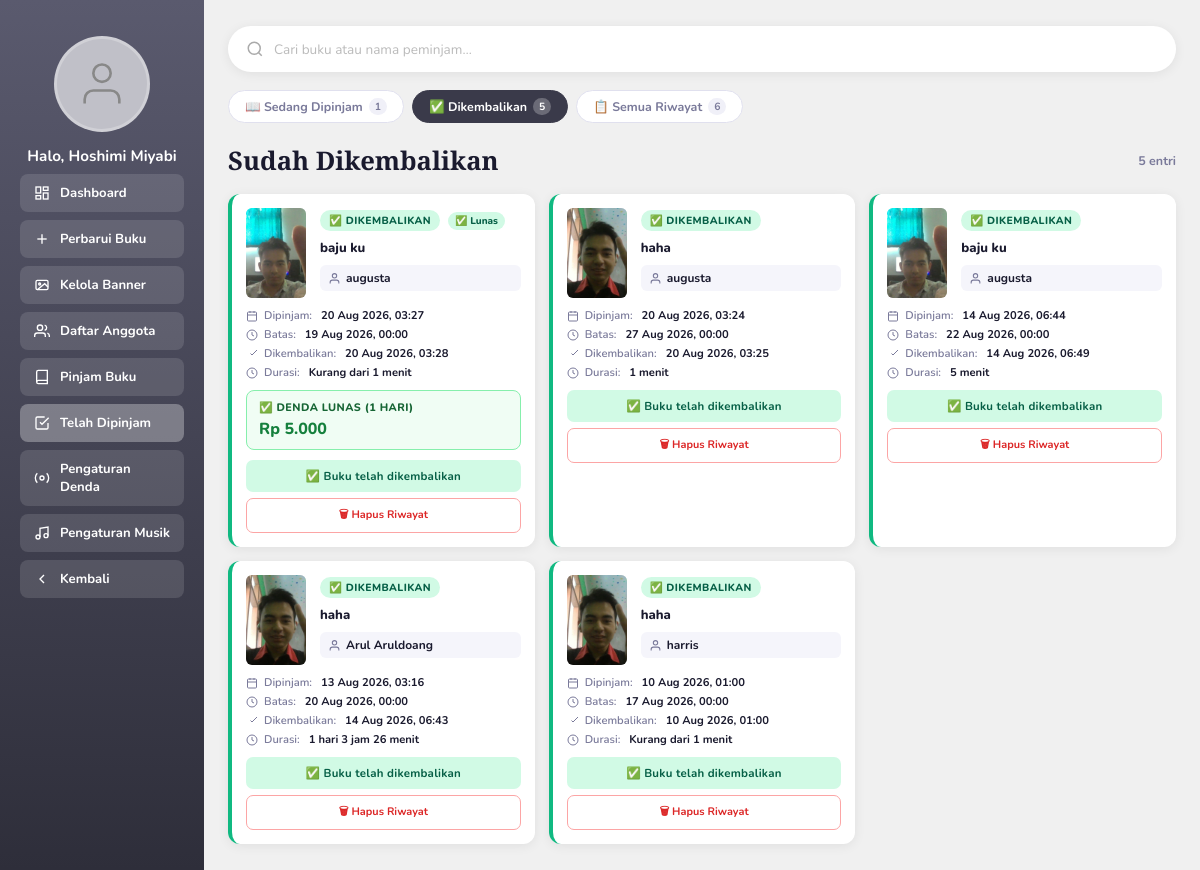
The app's page /telah_dipinjam.php?tab=dikembalikan (signed in), older data.
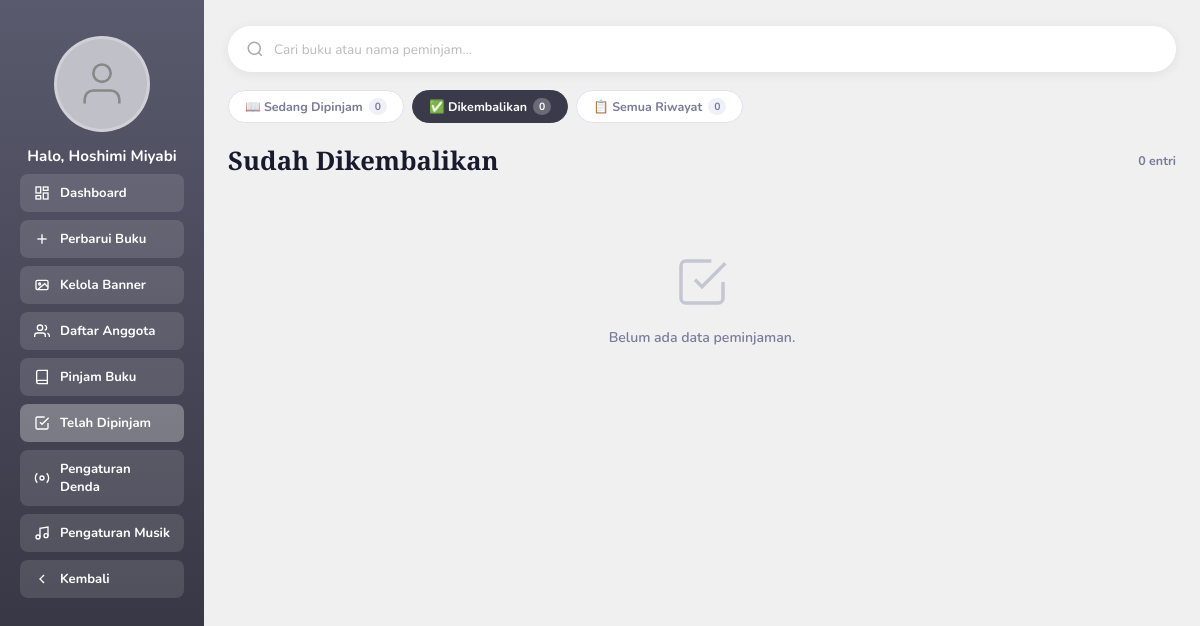
The same page, newer data.
### tables this page shows
CREATE TABLE `peminjaman` (
  `id` int NOT NULL,
  `buku_id` int NOT NULL,
  `user_id` int DEFAULT NULL,
  `nama_peminjam` varchar(150) NOT NULL,
  `waktu_pinjam` datetime NOT NULL DEFAULT CURRENT_TIMESTAMP,
  `batas_kembali` datetime NOT NULL,
  `waktu_kembali` datetime DEFAULT NULL,
  `terlambat_hari` int NOT NULL DEFAULT '0' COMMENT 'Jumlah hari keterlambatan',
  `denda` decimal(12,0) NOT NULL DEFAULT '0' COMMENT 'Total denda dalam rupiah',
  `status_denda` enum('tidak_ada','belum_bayar','lunas') NOT NULL DEFAULT 'tidak_ada' COMMENT 'Status pembayaran denda',
  `status` enum('dipinjam','dikembalikan') NOT NULL DEFAULT 'dipinjam',
  `created_at` timestamp NOT NULL DEFAULT CURRENT_TIMESTAMP
);

CREATE TABLE `buku` (
  `id` int NOT NULL,
  `judul` varchar(255) NOT NULL,
  `penulis` varchar(255) NOT NULL DEFAULT '',
  `isbn` varchar(50) NOT NULL DEFAULT '',
  `genre` varchar(100) NOT NULL DEFAULT '',
  `sinopsis` text,
  `stok` int NOT NULL DEFAULT '0',
  `gambar` varchar(500) NOT NULL DEFAULT '',
  `created_at` timestamp NULL DEFAULT CURRENT_TIMESTAMP,
  `updated_at` timestamp NULL DEFAULT CURRENT_TIMESTAMP ON UPDATE CURRENT_TIMESTAMP
);

### telah_dipinjam.php (the view, shortened to what the changed rows need)
<?php
require_once 'db.php';
mysqli_set_charset($conn, 'utf8mb4');
mysqli_query($conn, "SET time_zone = '+07:00'");
if (!function_exists('getSetting')) {
    function getSetting(mysqli $db, string $kunci, string $default = ''): string {
        $k   = mysqli_real_escape_string($db, $kunci);
        $res = mysqli_query($db, "SELECT nilai FROM pengaturan WHERE kunci='$k' LIMIT 1");
        $row = $res ? mysqli_fetch_assoc($res) : null;
        return $row ? $row['nilai'] : $default;
    }
}
$denda_aktif    = getSetting($conn, 'denda_aktif',    '1') === '1';
$denda_per_hari = (int)getSetting($conn, 'denda_per_hari', '1000');
$tab = match($_GET['tab'] ?? 'dipinjam') {
    'dikembalikan' => 'dikembalikan',
    'riwayat'      => 'riwayat',
    default        => 'dipinjam',
};
$search  = trim($_GET['q'] ?? '');
$where_status = match($tab) {
    'dipinjam'     => "p.status = 'dipinjam'",
    'dikembalikan' => "p.status = 'dikembalikan'",
    default        => '1=1',
};
$where_search = '';
$sql = "SELECT p.*, b.judul, b.penulis, b.gambar, b.genre,
               u.no_hp AS anggota_no_hp, u.email AS anggota_email,
               rl.wa_terkirim AS wa_terkirim_hari_ini
        FROM peminjaman p
        INNER JOIN buku b ON b.id = p.buku_id
        LEFT JOIN users u ON u.id = p.user_id
        LEFT JOIN reminder_log rl ON rl.peminjaman_id = p.id AND rl.tanggal = CURDATE()
        WHERE $where_status $where_search
        ORDER BY p.waktu_pinjam DESC";
$pem_list = [];
$res = mysqli_query($conn, $sql);
while ($row = mysqli_fetch_assoc($res)) {
    $pem_list[] = $row;
}
$total_tab = count($pem_list);
$cnt = [];
foreach (['dipinjam', 'dikembalikan'] as $st) {
    $r = mysqli_query($conn,
        "SELECT COUNT(*) AS c FROM peminjaman p
         INNER JOIN buku b ON b.id = p.buku_id
         WHERE p.status='$st'"
    );
    $cnt[$st] = (int)(mysqli_fetch_assoc($r)['c'] ?? 0);
}
$cnt['riwayat'] = $cnt['dipinjam'] + $cnt['dikembalikan'];
$colors = ['col-a','col-b','col-c','col-d','col-e','col-f','col-g','col-h'];
function durasiHuman(string $dari, string $ke): string {
    $dt1 = new DateTimeImmutable($dari);
    $dt2 = new DateTimeImmutable($ke);
    $diff = $dt1->diff($dt2);
    $parts = [];
    if ($diff->days >= 1) $parts[] = $diff->days . ' hari';
    if ($diff->h   >= 1) $parts[] = $diff->h . ' jam';
    if ($diff->i   >= 1) $parts[] = $diff->i . ' menit';
    return implode(' ', $parts) ?: 'Kurang dari 1 menit';
}
?>
<!DOCTYPE html>
<html lang="id">
<head>
</head>
<body>
<main class="main">
  <div id="searchResultArea">
  <div class="tab-bar">
    <?php
    $tabs = [
      'dipinjam'     => ['label' => '📖 Sedang Dipinjam'],
      'dikembalikan' => ['label' => '✅ Dikembalikan'],
      'riwayat'      => ['label' => '📋 Semua Riwayat'],
    ];
    foreach ($tabs as $key => $data):
      $active = $tab === $key ? 'active' : '';
      $href   = 'telah_dipinjam.php?tab=' . $key . ($search ? '&q=' . urlencode($search) : '');
    ?>
    <a href="<?= $href ?>" class="tab-btn <?= $active ?>">
      <?= $data['label'] ?>
      <span class="tab-count"><?= $cnt[$key] ?></span>
    </a>
    <?php endforeach; ?>
  </div>
  <div class="content-header">
    <div class="content-title">
      <?= match($tab) { 'dipinjam' => 'Sedang Dipinjam', 'dikembalikan' => 'Sudah Dikembalikan', default => 'Semua Riwayat' } ?>
    </div>
    <span style="font-size:.78rem;color:var(--muted);font-weight:700;"><?= $total_tab ?> entri</span>
  </div>
  <?php if (empty($pem_list)): ?>
  <div class="empty-state">
    <svg viewBox="0 0 24 24" fill="none" stroke="currentColor" stroke-width="1.5"><path d="M9 11l3 3L22 4"/><path d="M21 12v7a2 2 0 0 1-2 2H5a2 2 0 0 1-2-2V5a2 2 0 0 1 2-2h11"/></svg>
    <p><?= $search ? 'Tidak ada data yang cocok.' : 'Belum ada data peminjaman.' ?></p>
  </div>
  <?php else: ?>
  <div class="pem-grid">
    <?php foreach ($pem_list as $i => $pem):
      $isDipinjam  = $pem['status'] === 'dipinjam';
      $sisa        = $isDipinjam ? sisaWaktu($pem['batas_kembali']) : null;
      $isTerlambat = $sisa['terlambat'] ?? false;
      $preview_denda = 0;
      $waLink  = '';
      $waSudahDikirim = (int)($pem['wa_terkirim_hari_ini'] ?? 0) === 1;
      $denda_sudah    = (int)($pem['denda'] ?? 0);
      $status_denda   = $pem['status_denda'] ?? 'tidak_ada';
      $terlambat_hari_sudah = (int)($pem['terlambat_hari'] ?? 0);
      $cardClass = '';
      if ($isDipinjam) {
          $cardClass = $isTerlambat ? 'terlambat' : '';
      } else {
          if ($denda_sudah > 0 && $status_denda === 'belum_bayar') $cardClass = 'ada-denda';
          else $cardClass = 'dikembalikan';
      }
      $col     = $colors[$i % count($colors)];
      $wKembali = $pem['waktu_kembali'] ?? date('Y-m-d H:i:s');
      $durasi  = durasiHuman($pem['waktu_pinjam'], $isDipinjam ? date('Y-m-d H:i:s') : $wKembali);
    ?>
    <div class="pem-card <?= $cardClass ?>">
      <div class="pem-card-top">
        <div class="pem-thumb <?= ($pem['gambar'] && file_exists($pem['gambar'])) ? '' : $col ?>">
          <?php if ($pem['gambar'] && file_exists($pem['gambar'])): ?>
            <img src="<?= htmlspecialchars($pem['gambar']) ?>" alt="cover"/>
          <?php else: ?>
            <svg viewBox="0 0 24 24" fill="none" stroke="#fff" stroke-width="1.2" opacity=".6"><path d="M4 19.5A2.5 2.5 0 0 1 6.5 17H20"/><path d="M6.5 2H20v20H6.5A2.5 2.5 0 0 1 4 19.5v-15A2.5 2.5 0 0 1 6.5 2z"/></svg>
          <?php endif; ?>
        </div>
        <div class="pem-info">
          <?php if ($isDipinjam && $isTerlambat): ?>
            <span class="status-chip chip-terlambat">⚠ Terlambat</span>
          <?php elseif ($isDipinjam): ?>
            <span class="status-chip chip-dipinjam">📖 Dipinjam</span>
          <?php else: ?>
            <span class="status-chip chip-kembali">✅ Dikembalikan</span>
            <?php if ($denda_sudah > 0 && $status_denda === 'belum_bayar'): ?>
              <span class="denda-status-chip denda-chip-belum">⚠ Belum Bayar</span>
            <?php elseif ($denda_sudah > 0 && $status_denda === 'lunas'): ?>
              <span class="denda-status-chip denda-chip-lunas">✅ Lunas</span>
            <?php endif; ?>
          <?php endif; ?>
          <div class="pem-judul" title="<?= htmlspecialchars($pem['judul']) ?>"><?= htmlspecialchars($pem['judul']) ?></div>
          <div class="pem-peminjam">
            <svg viewBox="0 0 24 24" fill="none" stroke="currentColor" stroke-width="2"><path d="M20 21v-2a4 4 0 0 0-4-4H8a4 4 0 0 0-4 4v2"/><circle cx="12" cy="7" r="4"/></svg>
            <?= htmlspecialchars($pem['nama_peminjam']) ?>
          </div>
        </div>
      </div>
      <div class="pem-meta">
        <div class="pem-meta-row">
          <svg viewBox="0 0 24 24" fill="none" stroke="currentColor" stroke-width="2"><rect x="3" y="4" width="18" height="18" rx="2"/><path d="M16 2v4M8 2v4M3 10h18"/></svg>
          Dipinjam:&nbsp;<span class="pem-meta-val"><?= date('d M Y, H:i', strtotime($pem['waktu_pinjam'])) ?></span>
        </div>
        <div class="pem-meta-row">
          <svg viewBox="0 0 24 24" fill="none" stroke="currentColor" stroke-width="2"><circle cx="12" cy="12" r="10"/><path d="M12 6v6l4 2"/></svg>
          Batas:&nbsp;<span class="pem-meta-val"><?= date('d M Y, H:i', strtotime($pem['batas_kembali'])) ?></span>
        </div>
        <?php if ($isDipinjam && $sisa): ?>
        <div class="pem-meta-row" style="margin-top:2px;">
          <svg viewBox="0 0 24 24" fill="none" stroke="currentColor" stroke-width="2"><path d="M22 12h-4l-3 9L9 3l-3 9H2"/></svg>
          Sisa:&nbsp;<span class="sisa-badge <?= $isTerlambat ? 'sisa-terlambat' : 'sisa-ok' ?>"><?= htmlspecialchars($sisa['label']) ?></span>
        </div>
        <?php elseif (!$isDipinjam && $pem['waktu_kembali']): ?>
        <div class="pem-meta-row">
          <svg viewBox="0 0 24 24" fill="none" stroke="currentColor" stroke-width="2"><path d="M9 11l3 3L22 4"/></svg>
          Dikembalikan:&nbsp;<span class="pem-meta-val"><?= date('d M Y, H:i', strtotime($pem['waktu_kembali'])) ?></span>
        </div>
        <div class="pem-meta-row">
          <svg viewBox="0 0 24 24" fill="none" stroke="currentColor" stroke-width="2"><circle cx="12" cy="12" r="10"/><path d="M12 6v6l4 2"/></svg>
          Durasi:&nbsp;<span class="pem-meta-val"><?= htmlspecialchars($durasi) ?></span>
        </div>
        <?php endif; ?>
      </div>
      <?php if ($isDipinjam && $isTerlambat && $preview_denda > 0 && $denda_aktif): ?>
      <div class="denda-box preview">
        <div class="denda-title">⚠ Estimasi Denda Saat Ini</div>
        <div class="denda-nominal">Rp <?= number_format($preview_denda, 0, ',', '.') ?></div>
        <div class="denda-sub">Bertambah Rp <?= number_format($denda_per_hari, 0, ',', '.') ?>/hari sampai dikembalikan</div>
      </div>
      <?php elseif (!$isDipinjam && $denda_sudah > 0): ?>
      <div class="denda-box <?= $status_denda === 'lunas' ? 'lunas' : '' ?>">
        <div class="denda-title <?= $status_denda === 'lunas' ? 'no-denda' : '' ?>">
          <?= $status_denda === 'lunas' ? '✅ Denda Lunas' : '💰 Denda Keterlambatan' ?>
          <?= $terlambat_hari_sudah > 0 ? "($terlambat_hari_sudah hari)" : '' ?>
        </div>
        <div class="denda-nominal <?= $status_denda === 'lunas' ? 'no-denda' : '' ?>">
          Rp <?= number_format($denda_sudah, 0, ',', '.') ?>
        </div>
      </div>
      <?php endif; ?>
      <div class="pem-footer">
        <?php if ($isDipinjam): ?>
          <?php if ($isTerlambat): ?>
            <?php if ($waSudahDikirim): ?>
            <div class="wa-status-row">
              <span class="wa-status-sent">✅ WA sudah dikirim hari ini</span>
              <button type="button" class="btn-tandai-wa" onclick="tandaiWa(<?= $pem['id'] ?>, 0)">Batalkan</button>
            </div>
            <?php endif; ?>
            <?php if ($waLink): ?>
            <a class="btn-wa" href="<?= htmlspecialchars($waLink) ?>" target="_blank" rel="noopener"
               onclick="setTimeout(function(){ tandaiWa(<?= $pem['id'] ?>, 1); }, 400);">
              <svg viewBox="0 0 24 24" fill="currentColor"><path d="M12 2a10 10 0 0 0-8.6 15L2 22l5.2-1.4A10 10 0 1 0 12 2zm0 18a8 8 0 0 1-4.1-1.1l-.3-.2-3 .8.8-2.9-.2-.3A8 8 0 1 1 12 20zm4.4-5.7c-.2-.1-1.4-.7-1.6-.8-.2-.1-.4-.1-.5.1s-.6.8-.7.9-.3.2-.5.1a6.5 6.5 0 0 1-1.9-1.2 7 7 0 0 1-1.3-1.6c-.1-.2 0-.3.1-.5l.4-.4c.1-.1.1-.2.2-.4a.4.4 0 0 0 0-.4c0-.1-.5-1.3-.7-1.8s-.4-.4-.5-.4h-.5a.9.9 0 0 0-.6.3 2.7 2.7 0 0 0-.9 2 4.7 4.7 0 0 0 1 2.5 10.7 10.7 0 0 0 4.1 3.6c.6.2 1 .4 1.4.5a3.3 3.3 0 0 0 1.5.1 2.5 2.5 0 0 0 1.6-1.2 2.1 2.1 0 0 0 .2-1.2c-.1-.1-.3-.2-.5-.3z"/></svg>
              Kirim Pengingat WA
            </a>
            <?php elseif (!$waSudahDikirim): ?>
            <div class="btn-wa-disabled" title="No HP anggota belum tercatat di akunnya">📵 No HP anggota belum diisi</div>
            <?php endif; ?>
          <?php endif; ?>
        <button class="btn-kembalikan <?= ($isTerlambat && $preview_denda > 0) ? 'has-denda' : '' ?>"
          onclick="konfirmasiKembali(
            <?= $pem['id'] ?>,
            '<?= htmlspecialchars(addslashes($pem['judul'])) ?>',
            '<?= htmlspecialchars(addslashes($pem['nama_peminjam'])) ?>',
            <?= $isTerlambat ? 1 : 0 ?>,
            <?= $preview_denda ?>,
            '<?= htmlspecialchars(addslashes($sisa['label'] ?? '')) ?>'
          )">
          <?= ($isTerlambat && $preview_denda > 0) ? '⚠ Kembalikan + Catat Denda' : '✅ Kembalikan Buku' ?>
        </button>
        <?php else: ?>
        <span class="returned-label">✅ Buku telah dikembalikan</span>
        <button class="btn-hapus-riwayat"
          onclick="konfirmasiHapusRiwayat(<?= $pem['id'] ?>, '<?= htmlspecialchars(addslashes($pem['judul'])) ?>', '<?= htmlspecialchars(addslashes($pem['nama_peminjam'])) ?>')">
          🗑 Hapus Riwayat
        </button>
        <?php endif; ?>
      </div>
    </div>
    <?php endforeach; ?>
  </div>
  <?php endif; ?>
  <?php
  $search_result_html = ob_get_clean();
  echo $search_result_html;
  ?>
  </div>
</main>
</body>
</html>

Row changes from the older to the newer data that the page shows:
removed peminjaman: buku.gambar (picture), shows "✅ DIKEMBALIKAN", status_denda "✅ Lunas", buku.judul "baju ku", nama_peminjam "augusta", waktu_pinjam "20 Aug 2026, 03:27", batas_kembali "19 Aug 2026, 00:00", waktu_kembali "20 Aug 2026, 03:28", durasi "Kurang dari 1 menit", terlambat_hari "1", denda "5.000"
removed peminjaman: buku.gambar (picture), shows "✅ DIKEMBALIKAN", buku.judul "haha", nama_peminjam "augusta", waktu_pinjam "20 Aug 2026, 03:24", batas_kembali "27 Aug 2026, 00:00", waktu_kembali "20 Aug 2026, 03:25", durasi "1 menit"
removed peminjaman: buku.gambar (picture), shows "✅ DIKEMBALIKAN", buku.judul "baju ku", nama_peminjam "augusta", waktu_pinjam "14 Aug 2026, 06:44", batas_kembali "22 Aug 2026, 00:00", waktu_kembali "14 Aug 2026, 06:49", durasi "5 menit"
removed peminjaman: buku.gambar (picture), shows "✅ DIKEMBALIKAN", buku.judul "haha", nama_peminjam "Arul Aruldoang", waktu_pinjam "13 Aug 2026, 03:16", batas_kembali "20 Aug 2026, 00:00", waktu_kembali "14 Aug 2026, 06:43", durasi "1 hari 3 jam 26 menit"
removed peminjaman: buku.gambar (picture), shows "✅ DIKEMBALIKAN", buku.judul "haha", nama_peminjam "harris", waktu_pinjam "10 Aug 2026, 01:00", batas_kembali "17 Aug 2026, 00:00", waktu_kembali "10 Aug 2026, 01:00", durasi "Kurang dari 1 menit"
Text that changed along with them:
$total_tab: "5" → "0"
new list line: "📖 Sedang Dipinjam 0"
new list line: "✅ Dikembalikan 0"
new list line: "📋 Semua Riwayat 0"
text now shown: "Belum ada data peminjaman."
list line gone: "📖 Sedang Dipinjam 1"
list line gone: "✅ Dikembalikan 5"
list line gone: "📋 Semua Riwayat 6"
